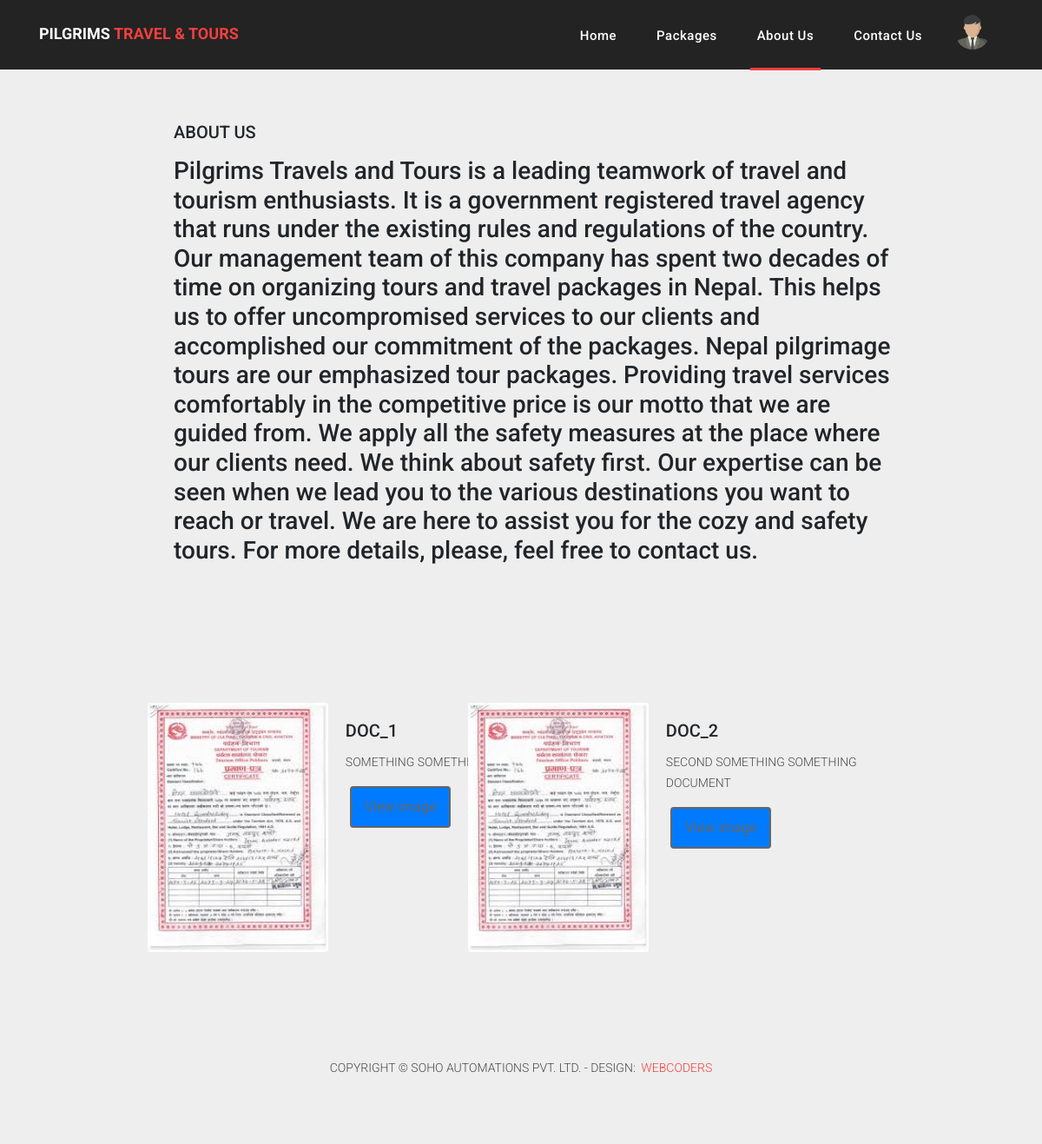
The page /about/ (signed in) on the database its author committed.
### Signup/models.py (models this page shows, shortened)
class Profile(models.Model):
    user=models.ForeignKey(User,on_delete=models.CASCADE)
    phone_number=models.IntegerField(blank=True,null=True)
    profile_picture=models.ImageField(upload_to='Profile/',default='Profile/dummy.png',null=True,blank=True,)
    objects=ProfileManager()

### about/models.py (models this page shows)
class about(models.Model):
    name=models.CharField(default='NULL',max_length = 50)
    image = models.ImageField(null=True,blank=True,upload_to='legal_document')
    text = models.TextField(default="Null")

### about/views.py (the view)
# urls.py: path('about/', about_view, name='about'),
def about_view(request):
    context={'about':about.objects.all()}
    return render(request,'About/about.html',context)

### Templates/About/about.html
{% extends 'base.html' %}
{% block about1 %}
active
{% endblock %}
{% block home %}
<div class="container" style="width: 80%; padding-left: 5%; padding-top: 10%;">
    <div class="card-body">
    <h5 class="card-title">ABOUT US</h5>
    <p class="card-text"><h3>Pilgrims Travels and Tours is a leading teamwork of travel and tourism enthusiasts.
        It is a government registered travel agency that runs under the existing rules and regulations of
        the country. Our management team of this company has spent two decades of time on organizing
        tours and travel packages in Nepal. This helps us to offer uncompromised services to our
        clients and accomplished our commitment of the packages. Nepal pilgrimage tours are our
        emphasized tour packages.
        Providing travel services comfortably in the competitive price is our motto that we are guided from.
        We apply all the safety measures at the place where our clients need. We think about safety first.
        Our expertise can be seen when we lead you to the various destinations you want to reach or travel.
        We are here to assist you for the cozy and safety tours. For more details, please, feel free to
        contact us.</h3></p>
    </div>
</div>
<div class="row">
{% for file in about %}
    <div class="container-align-right" style="padding-top: 10%; width: 30%; padding-left: 15%;">
        <div class="card-center" style="width: 500px;">
            <div class="row no-gutters">
                <div class="col-sm-5">
                    <img class="card-img" src="/media/{{ file.image }}" alt="Suresh Dasari Card">
                </div>
                <div class="col-sm-7">
                    <div class="card-body">
                        <h5 class="card-title">{{file.name}}</h5>
                        <p class="card-text">{{ file.text }}</p>
                        <a href="/media/{{ file.image }}" class="btn btn-primary">View image</a>
                    </div>
                </div>
            </div>
        </div>
    </div>
    {% endfor %}
</div>
{% endblock %}

### Templates/base.html (shortened to what this page needs)
{% load static %}
<!DOCTYPE html>
<html lang="en">
  <head>
    <link href="{% static 'vendor/bootstrap/css/bootstrap.min.css' %}" rel="stylesheet">
    <link rel="stylesheet" href="{% static 'assets/css/fontawesome.css' %}">
    <link rel="stylesheet" href="{% static 'assets/css/templatemo-sixteen.css' %}">
    <link rel="stylesheet" href="{% static 'assets/css/owl.css' %}">
    <link rel='stylesheet' href='https://cdnjs.cloudflare.com/ajax/libs/twitter-bootstrap/4.1.2/css/bootstrap.min.css'>
    <link rel='stylesheet' href='https://use.fontawesome.com/releases/v5.3.1/css/all.css'>
    <link rel="stylesheet" href="{% static 'login/css/style.css' %}">
	<link rel="stylesheet" href="{% static 'login/css/demo.css' %}">
  </head>
  <body>
    <header>
      <nav class="navbar navbar-expand-lg">
        <div class="container">
          <a class="navbar-brand" href={% url "home" %}><h2 style="font-size: 90%">Pilgrims <em>Travel & Tours</em></h2></a>
          <div class="collapse navbar-collapse" id="navbarResponsive">
            <ul class="navbar-nav ml-auto">
              <li class="nav-item {% block home1 %}{% endblock %}">
                <a class="nav-link" href={% url "home" %}>Home
              </li>
              <li class="nav-item {% block package1 %}{% endblock %}">
                <a class="nav-link" href={% url "packages" %}>Packages</a>
              </li>
              <li class="nav-item {% block about1 %}{% endblock %}">
                <a class="nav-link" href={% url "about" %}>About Us</a>
              </li>
              <li class="nav-item  {% block contact1 %}{% endblock %}">
                <a class="nav-link" href={% url "contact" %}>Contact Us</a>
              </li>
              {% if user.is_authenticated %}
                  <li class="nav-item">
                    <a href="#">
                    {% for detail in request.user.profile_set.all %}
                       <img src="/media/{{detail.profile_picture}}" width="40" height="40" class="rounded-circle">
                    {% endfor %}
                  </a>
                </li>
                {% else %}
                <li class="nav-item  {% block login1 %}{% endblock %}">
                  <a class="nav-link" data-toggle="modal" data-target="#loginModal">Login</a>
                </li>
              {% endif %}
            </ul>
          </div>
        </div>
      </nav>
    </header>
{% block home %}
{% endblock home %}
    <footer>
      <div class="container">
        <div class="row">
          <div class="col-md-12">
            <div class="inner-content">
              <p>Copyright &copy; Soho Automations Pvt. Ltd.
            - Design: <a rel="nofollow noopener" href="https://templatemo.com" target="_blank">WebCoders</a></p>
            </div>
          </div>
        </div>
      </div>
    </footer>
</body>
</html>

### Statics/assets/css/templatemo-sixteen.css (style rules this page uses)
body { font-family: 'Poppins', sans-serif; overflow-x: hidden; text-rendering: optimizeLegibility; -webkit-font-smoothing: antialiased; -moz-osx-font-smoothing: grayscale; }
p { margin-bottom: 0px; font-size: 14px; font-weight: 300; color: #4a4a4a; line-height: 24px; }
a { text-decoration: none!important; }
ul { padding: 0; margin: 0; list-style: none; }
h1,h2,h3,h4,h5,h6 { margin: 0px; }
header { position: absolute; z-index: 99999; width: 100%; height: 80px; background-color: #232323; -webkit-transition: all 0.3s ease-in-out 0s; -moz-transition: all 0.3s ease-in-out 0s; -o-transition: all 0.3s ease-in-out 0s; transition: all 0.3s ease-in-out 0s; }
header .navbar { padding: 17px 0px; }
.navbar .navbar-brand { float: left; margin-top: -12px; outline: none; }
.navbar .navbar-brand h2 { color: #fff; text-transform: uppercase; font-size: 24px; font-weight: 700; -webkit-transition: all .3s ease 0s; -moz-transition: all .3s ease 0s; -o-transition: all .3s ease 0s; transition: all .3s ease 0s; }
.navbar .navbar-brand h2 em { font-style: normal; color: #f33f3f; }
#navbarResponsive { z-index: 999; }
.navbar-collapse { text-align: center; }
.navbar .navbar-nav .nav-item { margin: 0px 15px; }
.navbar .navbar-nav a.nav-link { text-transform: capitalize; font-size: 15px; font-weight: 500; letter-spacing: 0.5px; color: #fff; transition: all 0.5s; margin-top: 5px; }
.navbar .navbar-nav .nav-link:hover, .navbar .navbar-nav .active>.nav-link, .navbar .navbar-nav .nav-link.active, .navbar .navbar-nav .nav-link.show, .navbar .navbar-nav .show>.nav-link { color: #fff; padding-bottom: 25px; border-bottom: 3px solid #f33f3f; }
footer { text-align: center; }
footer .inner-content { border-top: 1px solid #eee; margin-top: 60px; padding: 60px 0px; }
footer .inner-content p { text-transform: uppercase; }
footer .inner-content p a { color: #f33f3f; margin-left: 3px; }

### Statics/login/css/demo.css (style rules this page uses)
* { margin: 0; padding: 0; }
body { font-family: 'Roboto', sans-serif; font-style: normal; font-weight: 300; font-smoothing: antialiased; -webkit-font-smoothing: antialiased; -moz-osx-font-smoothing: grayscale; font-size: 15px; background: #eee; }
a.btn { text-decoration: none; color: #666; border: 2px solid #666; padding: 10px 15px; display: inline-block; margin-left: 5px; }
.btn:before { font-family: FontAwesome; font-weight: normal; margin-right: 10px; }

### rows shown on the page
Profile: profile_picture (placeholder picture)
about: image (picture), name "DOC_1", text "SOMETHING SOMETHING DOCUMENT"
about: image (picture), name "DOC_2", text "SECOND SOMETHING SOMETHING DOCUMENT"
